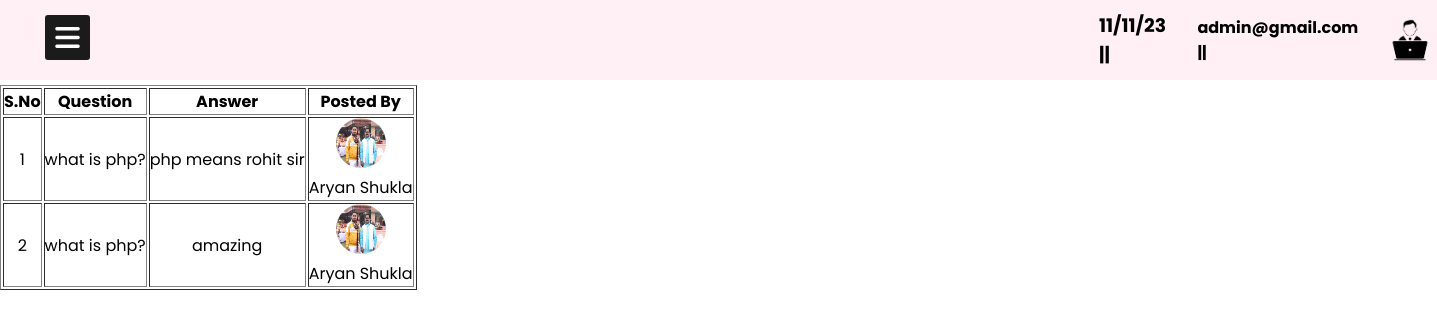
The page /ADMIN/apost.php?qid=1 (signed in) on the database its author committed.
### tables this page shows
CREATE TABLE IF NOT EXISTS `tbl_answer` (
  `aid` int NOT NULL AUTO_INCREMENT,
  `uid` int NOT NULL,
  `qid` int NOT NULL,
  `answer` varchar(200) NOT NULL,
  `date` varchar(10) NOT NULL,
  PRIMARY KEY (`aid`)
);

CREATE TABLE IF NOT EXISTS `tbl_question` (
  `qid` int NOT NULL AUTO_INCREMENT,
  `uid` int NOT NULL,
  `question` varchar(200) NOT NULL,
  `date` varchar(10) NOT NULL,
  PRIMARY KEY (`qid`)
);

CREATE TABLE IF NOT EXISTS `tbl_user` (
  `uid` int NOT NULL AUTO_INCREMENT,
  `name` varchar(60) NOT NULL,
  `fname` varchar(60) NOT NULL,
  `gender` varchar(6) NOT NULL,
  `email` varchar(40) NOT NULL,
  `password` varchar(15) NOT NULL,
  `mobile` bigint NOT NULL,
  `dob` varchar(10) NOT NULL,
  `address` varchar(60) NOT NULL,
  `city` varchar(20) NOT NULL,
  `pincode` int NOT NULL,
  `course` varchar(20) NOT NULL,
  `sid` int NOT NULL,
  `cid` int NOT NULL,
  `status` varchar(1) NOT NULL,
  `dor` varchar(20) NOT NULL,
  `profile` varchar(30) NOT NULL,
  PRIMARY KEY (`uid`,`name`)
);

### ADMIN/apost.php (the view, shortened to what this page needs)
<?php
include("../connect.php");
$qid=$_REQUEST['qid'];
include('dashboard.php');
$query="select * from tbl_answer where qid='$qid'";
$res=mysqli_query($con,$query);
?>
<body>
    <table border="1" style="text-align: center;">
        <tr>
            <th>S.No</th>
            <th>Question</th>
            <th>Answer</th>
            <th>Posted By</th>
        </tr>
        <?php
        $a=1;
        while($row=mysqli_fetch_array($res)){
            $qid=$row['qid'];
            $uid=$row['uid'];
        ?>
        <tr>
            <td><?php echo $a;?></td>
            <?php
            $query2="select * from tbl_question where qid='$qid'";
            $res2=mysqli_query($con,$query2);
            if($row2=mysqli_fetch_array($res2))
            {
                $question=$row2['question'];
            }
            ?>
            <td><?php echo $question;?></td>
            <td><?php echo $row['answer'];?></td>
            <?php
            $query3="select * from tbl_user where uid='$uid'";
            $res3=mysqli_query($con,$query3);
            if($row3=mysqli_fetch_array($res3)){
                $name=$row3['name'];
                $profile=$row3['profile'];
            }
            ?>
            <td><img src="../student/<?php echo $profile;?>" style="height:50px;width:50px;border-radius:50px;" /><br><p><?php echo $name; ?></p></td>
        </tr>
        <?php
        $a++;
        }
        ?>
    </table>
</body>

### ADMIN/dashboard.php (style rules this page uses)
* { margin: 0; padding: 0; user-select: none; box-sizing: border-box; font-family: 'Poppins', sans-serif; }

### rows shown on the page
tbl_answer: qid.question "what is php?", answer "php means rohit sir", tbl_user.profile (picture), tbl_user.name "Aryan Shukla"
tbl_answer: qid.question "what is php?", answer "amazing", tbl_user.profile (picture), tbl_user.name "Aryan Shukla"

### other values the page prints
$_SESSION['admin'] "admin@gmail.com"
